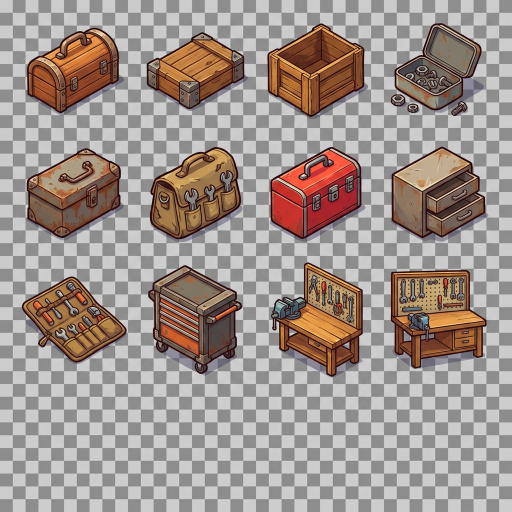
#> input picture nanobanana-cmsh10qns2o75l4u1kgqdtwef-0.png, 1024 x 1024 px (shown at 1/2 size)
$ python -i slice-icon-atlases.py   (imports and definitions only)
#> lines starting #> are read from the running program, lines starting #| are printed output that depends on the picture; after the words box and inside, x2 and y2 are one past the last pixel; in counts of white or black regions, pixels touching at a corner belong together
#> further down, picture is the input picture: shape (1024, 1024, 3); mean B, G, R 141.6, 147.6, 159.4
# -*- coding: utf-8 -*-
"""Slice 4x3 generated icon atlases into transparent preview PNGs."""
import sys
import re
from collections import deque
from pathlib import Path

import numpy as np
import cv2
from PIL import Image, ImageFilter

CANVAS = 512


# [16 lines left out: functions level_count, grid_for_count, not called in this run]


def remove_checkerboard(rgb: np.ndarray, preserve_enclosed: bool = True) -> Image.Image:
#> called with preserve_enclosed = True
    height, width, _ = rgb.shape
#> height = 1024; width = 1024
    rgba = np.dstack([rgb, np.full((height, width), 255, np.uint8)])
    border = np.concatenate((rgb[:20].reshape(-1, 3), rgb[-20:].reshape(-1, 3),
                             rgb[:, :20].reshape(-1, 3), rgb[:, -20:].reshape(-1, 3)))
    border_brightness = border.mean(axis=1)
    low, high = float(border_brightness.min()), float(border_brightness.max())
#> low = 134.3; high = 211.7
    for _ in range(5):
        near_low = np.abs(border_brightness - low) <= np.abs(border_brightness - high)
        low = float(border_brightness[near_low].mean())
        high = float(border_brightness[~near_low].mean())
#> this loop made 5 passes
#> high on passes 1 to 5: 203.4, 203.3, 203.3, 203.3, 203.3
    brightness = rgb.mean(axis=2)
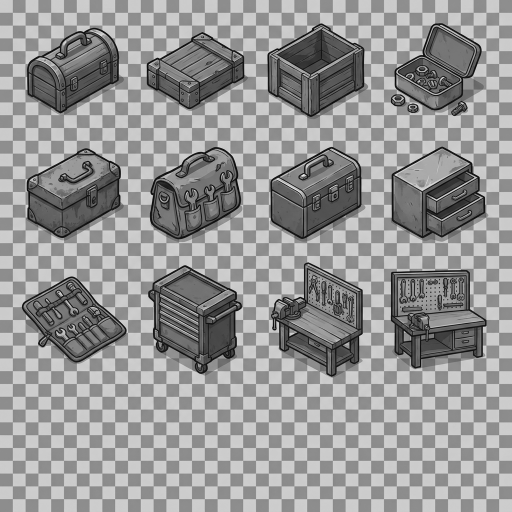
#> brightness: shape (1024, 1024) float64 (shown at 1/2 size); min 0.333, max 251.3, mean 149.5
    saturation = rgb.max(axis=2).astype(np.int16) - rgb.min(axis=2).astype(np.int16)
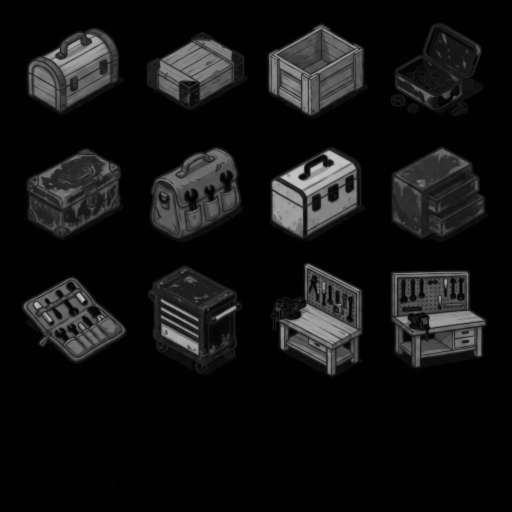
#> saturation: shape (1024, 1024) int16 (shown at 1/2 size); min 0, max 201, mean 19
    # Match either checker color. Do not flood-fill: white/gray parts of an
    # icon can touch the background and must remain opaque.
    if preserve_enclosed:
        background = ((saturation <= 24) & (
            (np.abs(brightness - low) <= 36) | (np.abs(brightness - high) <= 36)
        )).astype(np.uint8)
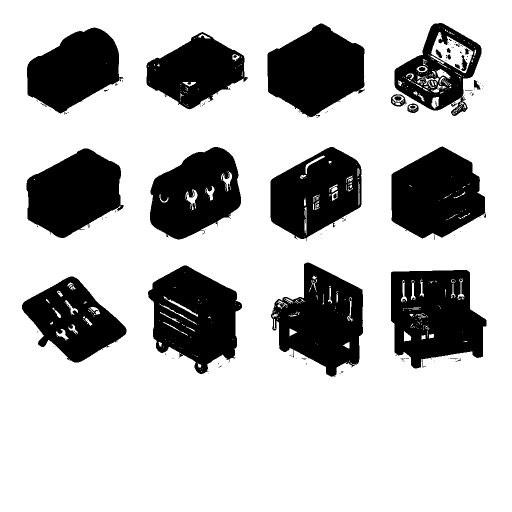
#> background: shape (1024, 1024) (shown at 1/2 size); values 0 (black) and 1 (white), 74% white; 160 black regions (133 under 20 px), largest, box (x1, y1, x2, y2) and area: (782, 540, 973, 737) 27680, (296, 531, 484, 748) 26235, (542, 525, 726, 754) 25652
        count, labels, _, _ = cv2.connectedComponentsWithStats(background, 8)
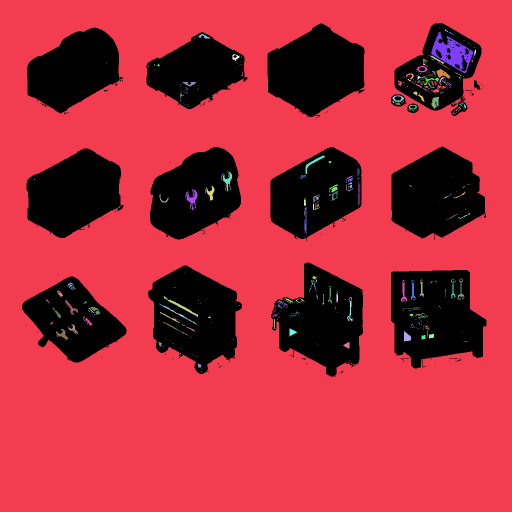
#> labels: shape (1024, 1024) int32 (shown at 1/2 size); 468 distinct labels, from 0 to 467; one colour per label, 0 black
#> count = 468
        edge_labels = set(np.unique(np.concatenate((labels[0], labels[-1], labels[:, 0], labels[:, -1]))).tolist())
#> edge_labels = 1 item
        edge_labels.discard(0)
        background = np.isin(labels, list(edge_labels))
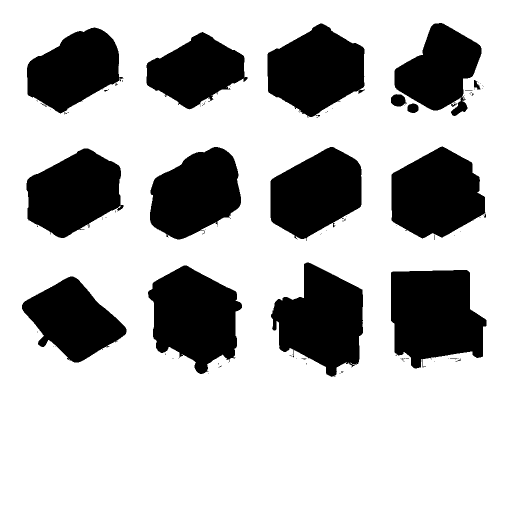
#> background: shape (1024, 1024) bool (shown at 1/2 size); 72.8% white; 108 black regions (92 under 20 px), largest, box (x1, y1, x2, y2) and area: (782, 540, 973, 737) 29072, (296, 531, 484, 748) 27111, (542, 525, 726, 754) 26747
    else:
        # Grid-only sheets have saturated art and neutral checkerboard pixels.
        background = saturation <= 24
    rgba[background, 3] = 0
    icon = Image.fromarray(rgba, 'RGBA')
    alpha = icon.getchannel('A').filter(ImageFilter.GaussianBlur(1.2))
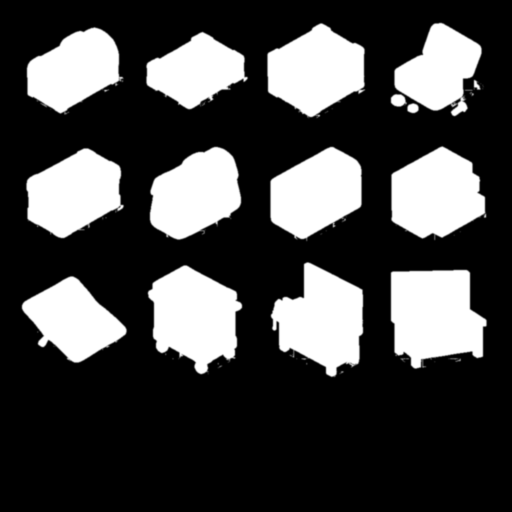
#> alpha: PIL image 1024x1024 L (shown at 1/2 size); min 0, max 255, mean 69.5
    icon.putalpha(alpha)
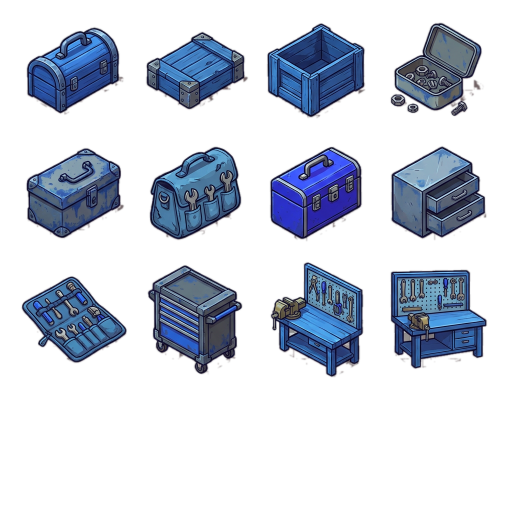
#> icon: PIL image 1024x1024 RGBA (shown at 1/2 size); mean R, G, B, A 141.6, 147.6, 159.4, 69.5; transparent parts drawn white
    return icon


# [65 lines left out: functions icon_boxes, largest_component_boxes, grid_boxes, largest_component_crop, not called in this run]


COMPONENT_LAYOUTS = {
    '#14 拾荒推车链（7 级）',
    '#30 草药篮链（9 级）',
    '#31 草药链（9 级）',
}

RAW_GRID_LAYOUTS = {'#17 地图碎片链·第一张（L1–7）', '#17 地图碎片链·第二张（L8–13）'}


# [4 lines left out: function raw_grid_for_source, not called in this run]


def strip_edge_background(icon: Image.Image) -> Image.Image:
    return icon.convert('RGBA')


# [52 lines left out: functions remove_checker_artifacts, write_icon, main, not called in this run]


# [2 lines not run here, left out]

>>> import cv2
>>> picture = cv2.imread('../nanobanana-cmsh10qns2o75l4u1kgqdtwef-0.png')
>>> result = remove_checkerboard(picture)
